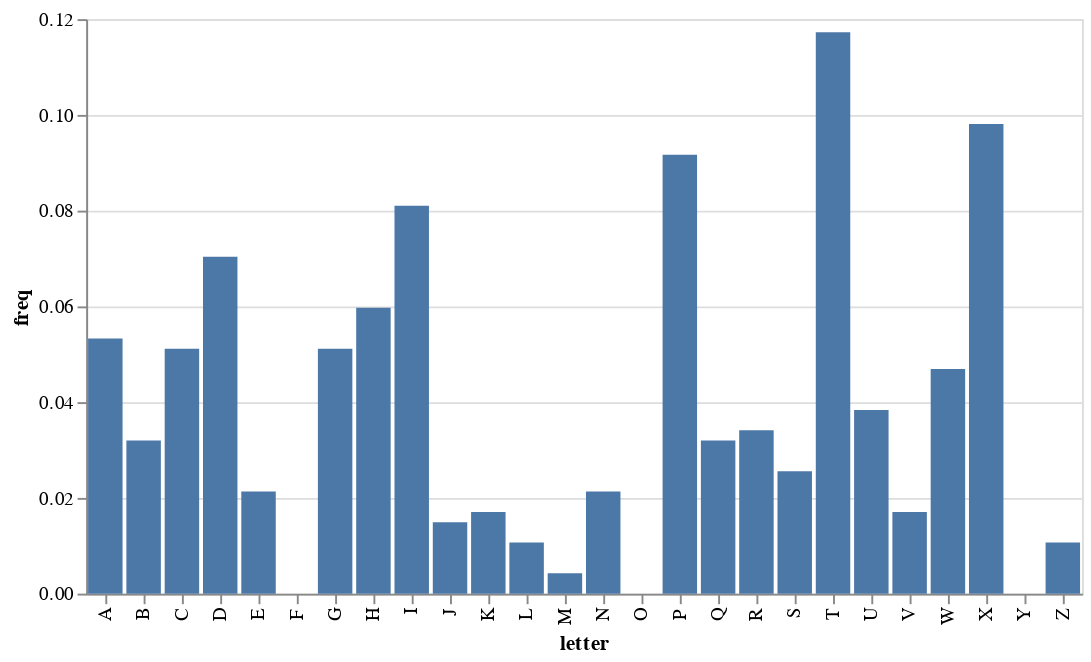

Write notebook code for a chart like this one.
### Code cell
# Looks like a shift cipher
# because Vigenere cipher with key length 1 is the same as a shift cipher
freq_chart(Y0)

### Figure 1 — Vega-Lite specification as saved in the notebook (floating-point values rounded to 4 significant figures)
{"config": {"view": {"continuousWidth": 400, "continuousHeight": 300}}, "data": {"name": "data-468e93a6c3ff2510ce312d461a5db6cf"}, "mark": "bar", "encoding": {"tooltip": [{"field": "letter", "type": "nominal"}, {"field": "freq", "type": "quantitative"}], "x": {"field": "letter", "scale": {"domain": ["A", "B", "C", "D", "E", "F", "G", "H", "I", "J", "K", "L", "M", "N", "O", "P", "Q", "R", "S", "T", "U", "V", "W", "X", "Y", "Z"]}, "type": "nominal"}, "y": {"field": "freq", "type": "quantitative"}}, "$schema": "https://vega.github.io/schema/vega-lite/v4.17.0.json", "datasets": {"data-468e93a6c3ff2510ce312d461a5db6cf": [{"letter": "A", "freq": 0.0533}, {"letter": "B", "freq": 0.03198}, {"letter": "C", "freq": 0.05117}, {"letter": "D", "freq": 0.07036}, {"letter": "E", "freq": 0.02132}, {"letter": "F", "freq": 0.0}, {"letter": "G", "freq": 0.05117}, {"letter": "H", "freq": 0.0597}, {"letter": "I", "freq": 0.08102}, {"letter": "J", "freq": 0.01493}, {"letter": "K", "freq": 0.01706}, {"letter": "L", "freq": 0.01066}, {"letter": "M", "freq": 0.004264}, {"letter": "N", "freq": 0.02132}, {"letter": "O", "freq": 0.0}, {"letter": "P", "freq": 0.09168}, {"letter": "Q", "freq": 0.03198}, {"letter": "R", "freq": 0.03412}, {"letter": "S", "freq": 0.02559}, {"letter": "T", "freq": 0.1173}, {"letter": "U", "freq": 0.03838}, {"letter": "V", "freq": 0.01706}, {"letter": "W", "freq": 0.04691}, {"letter": "X", "freq": 0.09808}, {"letter": "Y", "freq": 0.0}, {"letter": "Z", "freq": 0.01066}]}}
